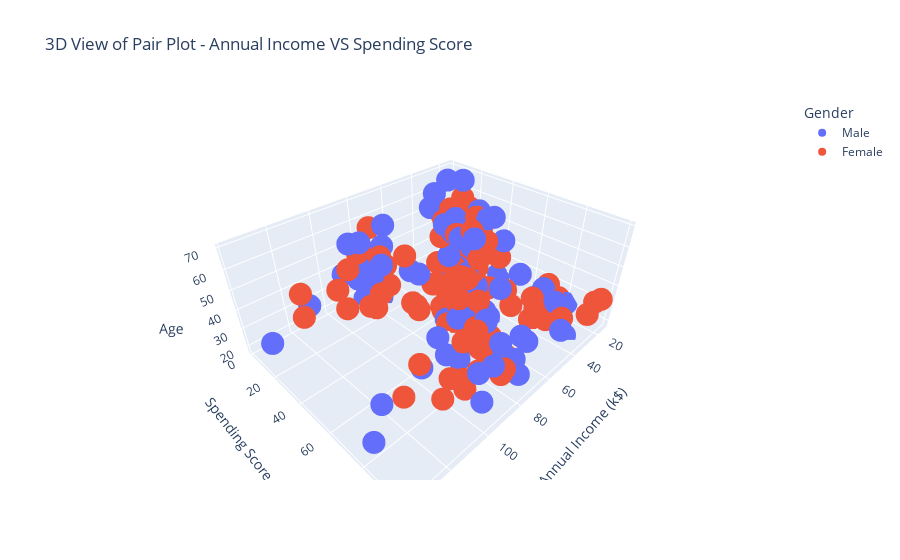

Here is the notebook cell this chart was saved with:
### Code cell
######################////////////////// 1. ANNUAL INCOME VS SEPNDING SCORE ///////////////////########################
figure = plx.scatter_3d(mall_df,x='Annual Income (k$)',y='Spending Score (1-100)',z='Age',color='Gender',title='3D View of Pair Plot - Annual Income VS Spending Score') 
figure.show()

### Figure 1 — Plotly figure (JSON) as saved in the notebook; plotly's stock layout.template omitted (floating-point values rounded to 4 significant figures)
{"data": [{"hovertemplate": "Gender=Male<br>Annual Income (k$)=%{x}<br>Spending Score (1-100)=%{y}<br>Age=%{z}<extra></extra>", "legendgroup": "Male", "marker": {"color": "#636efa", "symbol": "circle"}, "mode": "markers", "name": "Male", "scene": "scene", "showlegend": true, "type": "scatter3d", "x": [15, 15, 19, 19, 20, 20, 21, 23, 24, 24, 25, 28, 28, 30, 33, 33, 38, 39, 42, 43, 43, 44, 46, 46, 46, 48, 48, 48, 49, 54, 54, 54, 54, 54, 54, 54, 59, 60, 60, 61, 61, 62, 62, 62, 63, 63, 63, 63, 64, 67, 69, 71, 71, 71, 71, 71, 71, 73, 73, 74, 75, 77, 77, 77, 78, 78, 78, 78, 78, 81, 85, 86, 87, 87, 87, 87, 87, 88, 88, 93, 93, 98, 99, 101, 113, 126, 137, 137], "y": [39, 81, 3, 14, 13, 79, 66, 29, 35, 73, 73, 82, 61, 4, 4, 92, 92, 36, 60, 60, 41, 46, 46, 56, 55, 51, 59, 59, 55, 47, 54, 48, 51, 55, 41, 46, 41, 49, 52, 42, 49, 59, 55, 56, 46, 43, 48, 52, 46, 56, 91, 35, 95, 11, 75, 9, 75, 5, 73, 10, 93, 12, 97, 36, 90, 17, 88, 1, 1, 5, 26, 20, 63, 13, 75, 10, 92, 15, 69, 14, 90, 15, 97, 68, 8, 74, 18, 83], "z": [19, 21, 64, 67, 37, 22, 20, 52, 35, 25, 31, 29, 35, 60, 53, 18, 24, 48, 33, 59, 47, 69, 53, 70, 19, 63, 18, 19, 70, 59, 26, 40, 57, 38, 67, 48, 18, 48, 24, 48, 20, 67, 26, 49, 54, 68, 66, 65, 19, 27, 39, 43, 40, 59, 38, 47, 39, 20, 32, 19, 32, 25, 28, 48, 34, 43, 39, 37, 34, 19, 50, 42, 32, 40, 28, 36, 36, 58, 27, 59, 35, 46, 30, 28, 33, 32, 32, 30]}, {"hovertemplate": "Gender=Female<br>Annual Income (k$)=%{x}<br>Spending Score (1-100)=%{y}<br>Age=%{z}<extra></extra>", "legendgroup": "Female", "marker": {"color": "#EF553B", "symbol": "circle"}, "mode": "markers", "name": "Female", "scene": "scene", "showlegend": true, "type": "scatter3d", "x": [16, 16, 17, 17, 18, 18, 19, 19, 20, 20, 21, 23, 25, 28, 28, 29, 29, 30, 33, 33, 34, 34, 37, 37, 38, 39, 39, 39, 40, 40, 40, 40, 42, 43, 43, 44, 46, 47, 47, 48, 48, 48, 49, 50, 50, 54, 54, 54, 54, 54, 57, 57, 58, 58, 59, 60, 60, 60, 60, 62, 62, 62, 63, 63, 64, 65, 65, 65, 65, 67, 67, 67, 69, 70, 70, 72, 72, 73, 73, 74, 75, 76, 76, 77, 78, 78, 78, 78, 78, 78, 78, 79, 79, 81, 85, 86, 87, 88, 88, 97, 97, 98, 99, 101, 103, 103, 103, 103, 113, 120, 120, 126], "y": [6, 77, 40, 76, 6, 94, 72, 99, 15, 77, 35, 98, 5, 14, 32, 31, 87, 73, 14, 81, 17, 73, 26, 75, 35, 61, 28, 65, 55, 47, 42, 42, 52, 54, 45, 50, 51, 52, 59, 50, 48, 47, 42, 49, 56, 53, 52, 42, 44, 57, 58, 55, 60, 46, 55, 40, 42, 47, 50, 41, 48, 42, 50, 54, 42, 48, 50, 43, 59, 43, 57, 40, 58, 29, 77, 34, 71, 88, 7, 72, 5, 40, 87, 74, 22, 20, 76, 16, 89, 78, 73, 35, 83, 93, 75, 95, 27, 13, 86, 32, 86, 88, 39, 24, 17, 85, 23, 69, 91, 16, 79, 28], "z": [20, 23, 31, 22, 35, 23, 30, 35, 58, 24, 35, 35, 46, 54, 45, 40, 23, 21, 49, 21, 42, 30, 36, 20, 65, 31, 49, 24, 50, 27, 29, 31, 49, 31, 50, 51, 27, 67, 54, 43, 68, 32, 47, 60, 60, 45, 23, 49, 46, 21, 55, 22, 34, 50, 68, 40, 32, 47, 27, 23, 49, 21, 66, 19, 38, 18, 19, 63, 49, 51, 50, 38, 40, 23, 31, 25, 31, 29, 44, 35, 57, 28, 32, 32, 34, 44, 38, 47, 27, 30, 30, 56, 29, 31, 36, 33, 36, 52, 30, 37, 32, 29, 41, 54, 41, 36, 34, 32, 38, 47, 35, 45]}], "layout": {"legend": {"title": {"text": "Gender"}, "tracegroupgap": 0}, "scene": {"domain": {"x": [0, 1], "y": [0, 1]}, "xaxis": {"title": {"text": "Annual Income (k$)"}}, "yaxis": {"title": {"text": "Spending Score (1-100)"}}, "zaxis": {"title": {"text": "Age"}}}, "title": {"text": "3D View of Pair Plot - Annual Income VS Spending Score"}}}
